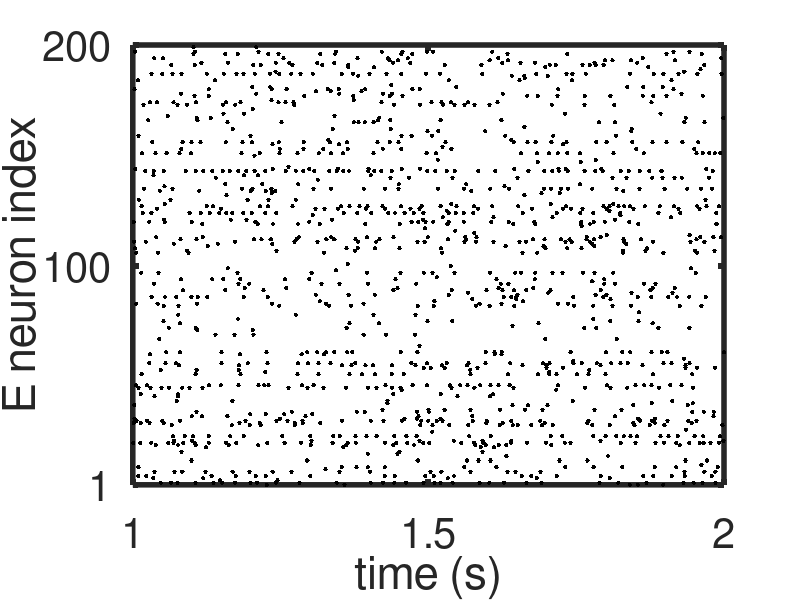
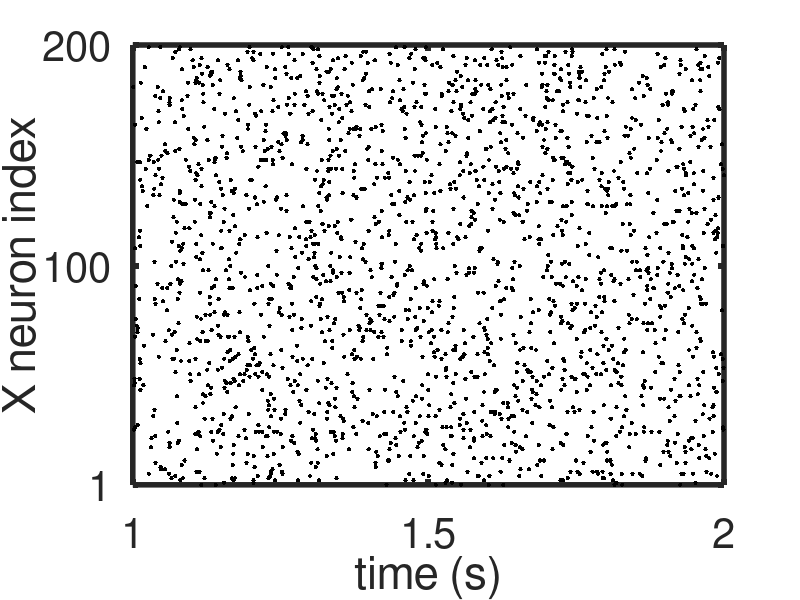
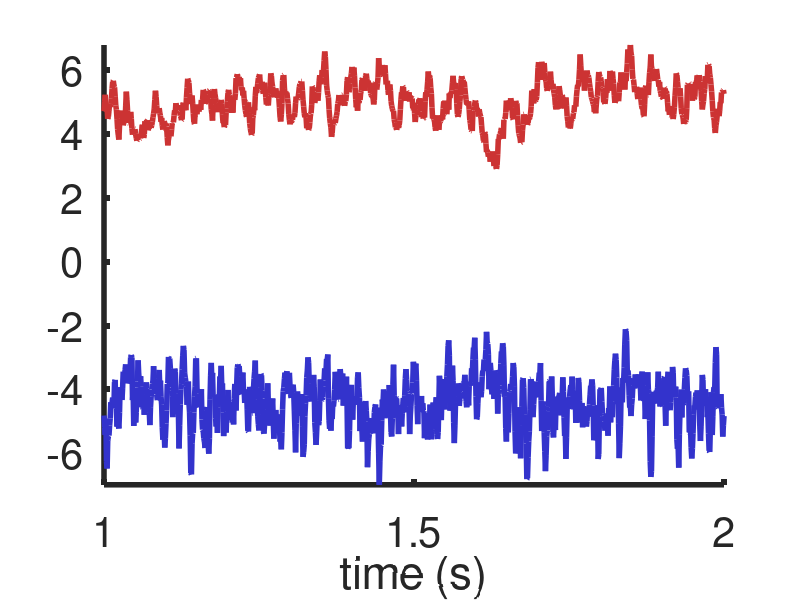
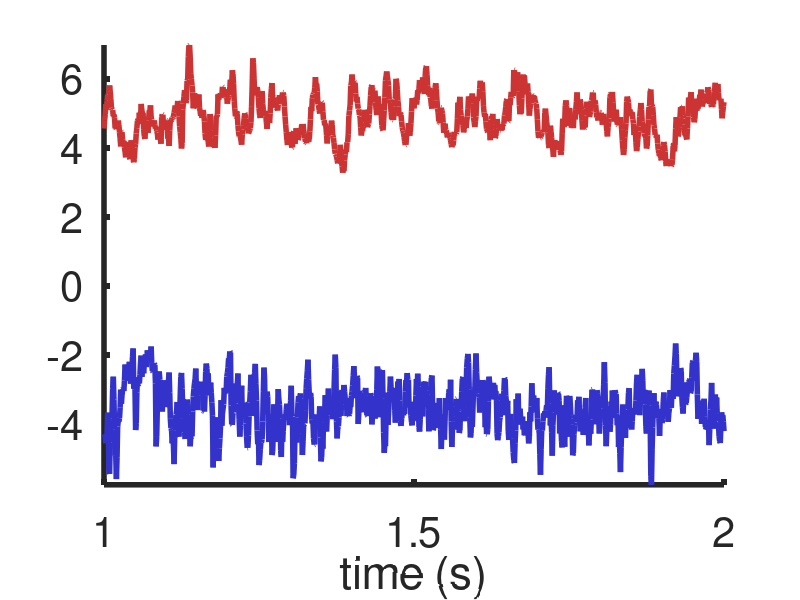

Here is the MATLAB script that generated these plots, in order:

clear
close all

load Fig1BC3Bsim.mat

lw=4;
fs=30;

% Line colors
eeclr=[.8 .2 .2];
iiclr=[.2 .2 .8];

% Marker size
msize=10;

% Raster color
rasterclr=[0 0 0];

figure
plot(Splot(1,:)/1000,Splot(2,:),'.','Color',rasterclr,'MarkerSize',msize)
xlabel('time (s)')
ylabel('E neuron index')
set(gca,'LineWidth',lw)
set(gca,'FontSize',fs)
set(gca,'XTick',[1 1.5 2])
set(gca,'YTick',[1 100 200])
axis([t1plot/1000 t2plot/1000 1 nsplot])
temp=get(gcf,'Position');
temp(3:4)=[500 400];
set(gcf,'Position',temp)

figure
plot(Sxplot(1,:)/1000,Sxplot(2,:),'.','Color',rasterclr,'MarkerSize',msize)
xlabel('time (s)')
ylabel('X neuron index')
set(gca,'LineWidth',lw)
set(gca,'FontSize',fs)
set(gca,'XTick',[1 1.5 2])
set(gca,'YTick',[1 100 200])
axis([t1plot/1000 t2plot/1000 1 nsplot])
temp=get(gcf,'Position');
temp(3:4)=[500 400];
set(gcf,'Position',temp)


figure
plot(plottime/1000,E1plot+X1plot ,'LineWidth',lw,'Color',eeclr)
hold on
plot(plottime/1000, I1plot,'LineWidth',lw,'Color',iiclr)
xlabel('time (s)')
axis([t1plot/1000 t2plot/1000 -Inf Inf])
set(gca,'XTick',[1 1.5 2])
box off
set(gca,'LineWidth',lw)
set(gca,'FontSize',fs)
temp=get(gcf,'Position');
temp(3:4)=[500*.9 400*.6];
set(gcf,'Position',temp)

figure
plot(plottime/1000,E2plot+X2plot ,'LineWidth',lw,'Color',eeclr)
hold on
plot(plottime/1000, I2plot,'LineWidth',lw,'Color',iiclr)
xlabel('time (s)')
axis([t1plot/1000 t2plot/1000 -Inf Inf])
set(gca,'XTick',[1 1.5 2])
box off
set(gca,'LineWidth',lw)
set(gca,'FontSize',fs)
temp=get(gcf,'Position');
temp(3:4)=[500*.9 400*.6];
set(gcf,'Position',temp)

